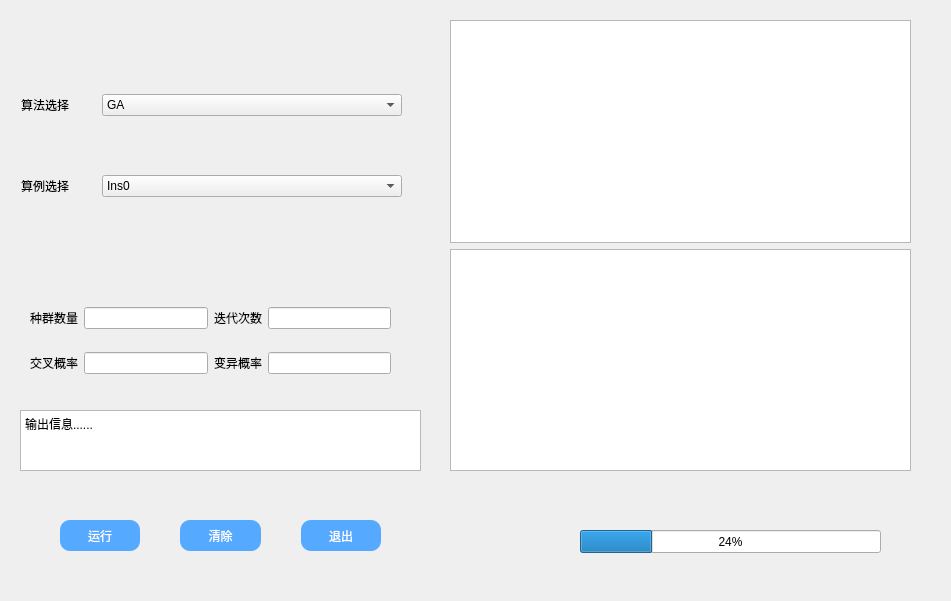
<?xml version="1.0" encoding="UTF-8"?>
<ui version="4.0">
 <class>Form</class>
 <widget class="QWidget" name="Form">
  <property name="geometry">
   <rect>
    <x>0</x>
    <y>0</y>
    <width>951</width>
    <height>601</height>
   </rect>
  </property>
  <property name="sizePolicy">
   <sizepolicy hsizetype="Minimum" vsizetype="Minimum">
    <horstretch>0</horstretch>
    <verstretch>0</verstretch>
   </sizepolicy>
  </property>
  <property name="minimumSize">
   <size>
    <width>0</width>
    <height>0</height>
   </size>
  </property>
  <property name="baseSize">
   <size>
    <width>0</width>
    <height>0</height>
   </size>
  </property>
  <property name="mouseTracking">
   <bool>false</bool>
  </property>
  <property name="windowTitle">
   <string>Form</string>
  </property>
  <widget class="QTextBrowser" name="textBrowser">
   <property name="geometry">
    <rect>
     <x>20</x>
     <y>410</y>
     <width>401</width>
     <height>61</height>
    </rect>
   </property>
   <property name="html">
    <string>&lt;!DOCTYPE HTML PUBLIC &quot;-//W3C//DTD HTML 4.0//EN&quot; &quot;http://www.w3.org/TR/REC-html40/strict.dtd&quot;&gt;
&lt;html&gt;&lt;head&gt;&lt;meta name=&quot;qrichtext&quot; content=&quot;1&quot; /&gt;&lt;style type=&quot;text/css&quot;&gt;
p, li { white-space: pre-wrap; }
&lt;/style&gt;&lt;/head&gt;&lt;body style=&quot; font-family:'SimSun'; font-size:9pt; font-weight:400; font-style:normal;&quot;&gt;
&lt;p style=&quot; margin-top:0px; margin-bottom:0px; margin-left:0px; margin-right:0px; -qt-block-indent:0; text-indent:0px;&quot;&gt;输出信息......&lt;/p&gt;&lt;/body&gt;&lt;/html&gt;</string>
   </property>
  </widget>
  <widget class="QProgressBar" name="progressBar">
   <property name="geometry">
    <rect>
     <x>580</x>
     <y>530</y>
     <width>301</width>
     <height>23</height>
    </rect>
   </property>
   <property name="value">
    <number>24</number>
   </property>
  </widget>
  <widget class="QWidget" name="layoutWidget">
   <property name="geometry">
    <rect>
     <x>21</x>
     <y>41</y>
     <width>381</width>
     <height>211</height>
    </rect>
   </property>
   <layout class="QVBoxLayout" name="verticalLayout">
    <item>
     <layout class="QHBoxLayout" name="horizontalLayout" stretch="1,4">
      <item>
       <widget class="QLabel" name="label">
        <property name="text">
         <string>算法选择</string>
        </property>
       </widget>
      </item>
      <item>
       <widget class="QComboBox" name="comboBoxAl">
        <item>
         <property name="text">
          <string notr="true">GA</string>
         </property>
        </item>
        <item>
         <property name="text">
          <string>PSO</string>
         </property>
        </item>
        <item>
         <property name="text">
          <string>GWO</string>
         </property>
        </item>
       </widget>
      </item>
     </layout>
    </item>
    <item>
     <layout class="QHBoxLayout" name="horizontalLayout_2" stretch="1,4">
      <item>
       <widget class="QLabel" name="label_2">
        <property name="text">
         <string>算例选择</string>
        </property>
       </widget>
      </item>
      <item>
       <widget class="QComboBox" name="comboBoxIns">
        <item>
         <property name="text">
          <string>Ins0</string>
         </property>
        </item>
        <item>
         <property name="text">
          <string>Ins1</string>
         </property>
        </item>
        <item>
         <property name="text">
          <string>Ins2</string>
         </property>
        </item>
        <item>
         <property name="text">
          <string>Ins3</string>
         </property>
        </item>
        <item>
         <property name="text">
          <string>Ins4</string>
         </property>
        </item>
        <item>
         <property name="text">
          <string>Ins5</string>
         </property>
        </item>
        <item>
         <property name="text">
          <string>Ins6</string>
         </property>
        </item>
        <item>
         <property name="text">
          <string>Ins7</string>
         </property>
        </item>
        <item>
         <property name="text">
          <string>Ins8</string>
         </property>
        </item>
        <item>
         <property name="text">
          <string>Ins9</string>
         </property>
        </item>
        <item>
         <property name="text">
          <string>Ins10</string>
         </property>
        </item>
        <item>
         <property name="text">
          <string>Ins11</string>
         </property>
        </item>
        <item>
         <property name="text">
          <string>Ins12</string>
         </property>
        </item>
        <item>
         <property name="text">
          <string>Ins13</string>
         </property>
        </item>
       </widget>
      </item>
     </layout>
    </item>
   </layout>
  </widget>
  <widget class="QWidget" name="layoutWidget">
   <property name="geometry">
    <rect>
     <x>60</x>
     <y>520</y>
     <width>321</width>
     <height>31</height>
    </rect>
   </property>
   <layout class="QHBoxLayout" name="horizontalLayout_3">
    <property name="spacing">
     <number>0</number>
    </property>
    <property name="leftMargin">
     <number>0</number>
    </property>
    <property name="topMargin">
     <number>0</number>
    </property>
    <property name="bottomMargin">
     <number>0</number>
    </property>
    <item>
     <widget class="QPushButton" name="pushButtonrun">
      <property name="sizePolicy">
       <sizepolicy hsizetype="Minimum" vsizetype="Minimum">
        <horstretch>0</horstretch>
        <verstretch>0</verstretch>
       </sizepolicy>
      </property>
      <property name="sizeIncrement">
       <size>
        <width>0</width>
        <height>0</height>
       </size>
      </property>
      <property name="styleSheet">
       <string notr="true">#pushButtonrun{
border-radius:10px;
background-color: rgb(85, 170, 255);
color: rgb(255, 255, 255);
}

#pushButtonrun:hover{
	
	background-color: rgb(85, 85, 255);
}</string>
      </property>
      <property name="text">
       <string>运行</string>
      </property>
      <property name="iconSize">
       <size>
        <width>16</width>
        <height>16</height>
       </size>
      </property>
     </widget>
    </item>
    <item>
     <spacer name="horizontalSpacer">
      <property name="orientation">
       <enum>Qt::Horizontal</enum>
      </property>
      <property name="sizeType">
       <enum>QSizePolicy::Fixed</enum>
      </property>
      <property name="sizeHint" stdset="0">
       <size>
        <width>40</width>
        <height>20</height>
       </size>
      </property>
     </spacer>
    </item>
    <item>
     <widget class="QPushButton" name="pushButtonclear">
      <property name="sizePolicy">
       <sizepolicy hsizetype="Minimum" vsizetype="Minimum">
        <horstretch>0</horstretch>
        <verstretch>0</verstretch>
       </sizepolicy>
      </property>
      <property name="styleSheet">
       <string notr="true">#pushButtonclear{
border-radius:10px;
background-color: rgb(85, 170, 255);
color: rgb(255, 255, 255);
}

#pushButtonclear:hover{
	
	background-color: rgb(85, 85, 255);
}</string>
      </property>
      <property name="text">
       <string>清除</string>
      </property>
     </widget>
    </item>
    <item>
     <spacer name="horizontalSpacer_2">
      <property name="orientation">
       <enum>Qt::Horizontal</enum>
      </property>
      <property name="sizeType">
       <enum>QSizePolicy::Fixed</enum>
      </property>
      <property name="sizeHint" stdset="0">
       <size>
        <width>40</width>
        <height>20</height>
       </size>
      </property>
     </spacer>
    </item>
    <item>
     <widget class="QPushButton" name="pushButtonexit">
      <property name="sizePolicy">
       <sizepolicy hsizetype="Minimum" vsizetype="Minimum">
        <horstretch>0</horstretch>
        <verstretch>0</verstretch>
       </sizepolicy>
      </property>
      <property name="styleSheet">
       <string notr="true">#pushButtonexit{
border-radius:10px;
background-color: rgb(85, 170, 255);
color: rgb(255, 255, 255);
}

#pushButtonexit:hover{
	
	background-color: rgb(85, 85, 255);
}</string>
      </property>
      <property name="text">
       <string>退出</string>
      </property>
     </widget>
    </item>
   </layout>
  </widget>
  <widget class="QWidget" name="">
   <property name="geometry">
    <rect>
     <x>30</x>
     <y>290</y>
     <width>361</width>
     <height>101</height>
    </rect>
   </property>
   <layout class="QVBoxLayout" name="verticalLayout_2">
    <item>
     <layout class="QHBoxLayout" name="horizontalLayout_6">
      <item>
       <layout class="QHBoxLayout" name="horizontalLayout_4">
        <item>
         <widget class="QLabel" name="label_3">
          <property name="text">
           <string>种群数量</string>
          </property>
         </widget>
        </item>
        <item>
         <widget class="QLineEdit" name="lineEdit"/>
        </item>
       </layout>
      </item>
      <item>
       <layout class="QHBoxLayout" name="horizontalLayout_5">
        <item>
         <widget class="QLabel" name="label_4">
          <property name="text">
           <string>迭代次数</string>
          </property>
         </widget>
        </item>
        <item>
         <widget class="QLineEdit" name="lineEdit_2"/>
        </item>
       </layout>
      </item>
     </layout>
    </item>
    <item>
     <layout class="QHBoxLayout" name="horizontalLayout_9">
      <item>
       <layout class="QHBoxLayout" name="horizontalLayout_7">
        <item>
         <widget class="QLabel" name="label_5">
          <property name="text">
           <string>交叉概率</string>
          </property>
         </widget>
        </item>
        <item>
         <widget class="QLineEdit" name="lineEdit_4"/>
        </item>
       </layout>
      </item>
      <item>
       <layout class="QHBoxLayout" name="horizontalLayout_8">
        <item>
         <widget class="QLabel" name="label_6">
          <property name="text">
           <string>变异概率</string>
          </property>
         </widget>
        </item>
        <item>
         <widget class="QLineEdit" name="lineEdit_3"/>
        </item>
       </layout>
      </item>
     </layout>
    </item>
   </layout>
  </widget>
  <widget class="QWidget" name="">
   <property name="geometry">
    <rect>
     <x>450</x>
     <y>20</y>
     <width>461</width>
     <height>451</height>
    </rect>
   </property>
   <layout class="QVBoxLayout" name="verticalLayout_3">
    <item>
     <widget class="QGraphicsView" name="graphicsView"/>
    </item>
    <item>
     <widget class="QGraphicsView" name="graphicsView_2"/>
    </item>
   </layout>
  </widget>
 </widget>
 <resources/>
 <connections>
  <connection>
   <sender>pushButtonexit</sender>
   <signal>clicked()</signal>
   <receiver>Form</receiver>
   <slot>close()</slot>
   <hints>
    <hint type="sourcelabel">
     <x>230</x>
     <y>172</y>
    </hint>
    <hint type="destinationlabel">
     <x>199</x>
     <y>149</y>
    </hint>
   </hints>
  </connection>
 </connections>
</ui>
